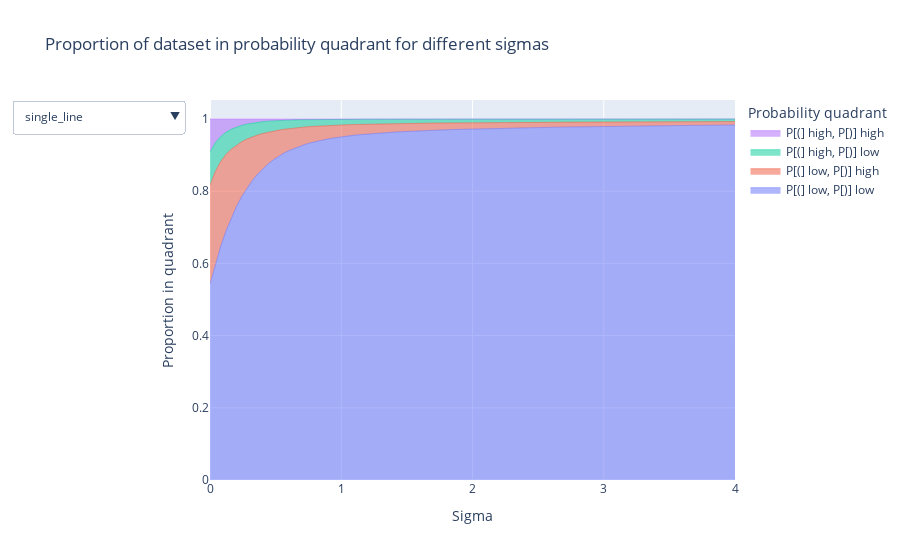

Write notebook code for a chart like this one.
### Code cell
quadrant_names = [
    "P[(] low, P[)] low",
    "P[(] low, P[)] high",
    "P[(] high, P[)] low",
    "P[(] high, P[)] high",
]

traces = []
buttons = []

for i, dataset_name in enumerate(datasets.keys()):
    for j, quadrant_name in enumerate(quadrant_names):
        traces.append(
            go.Scatter(
                x=sigmas,
                y=prob_quadrants[dataset_name][j],
                mode="lines",
                line=dict(width=0.5),
                stackgroup="one",
                name=quadrant_name,
                hoverinfo="x+y",
                visible=(i == 0),
            )
        )
    buttons.append(
        dict(
            label=dataset_name,
            method="update",
            args=[
                {
                    "visible": [False] * (i * 4)
                    + [True] * 4
                    + [False] * (len(datasets) * 4 - (i + 1) * 4)
                }
            ],
        )
    )


# Create layout
layout = go.Layout(
    title="Proportion of dataset in probability quadrant for different sigmas",
    xaxis_title="Sigma",
    yaxis_title="Proportion in quadrant",
    legend_title="Probability quadrant",
    updatemenus=[dict(buttons=buttons, active=0, showactive=True)],
)

fig = go.Figure(data=traces, layout=layout)
fig.show()
